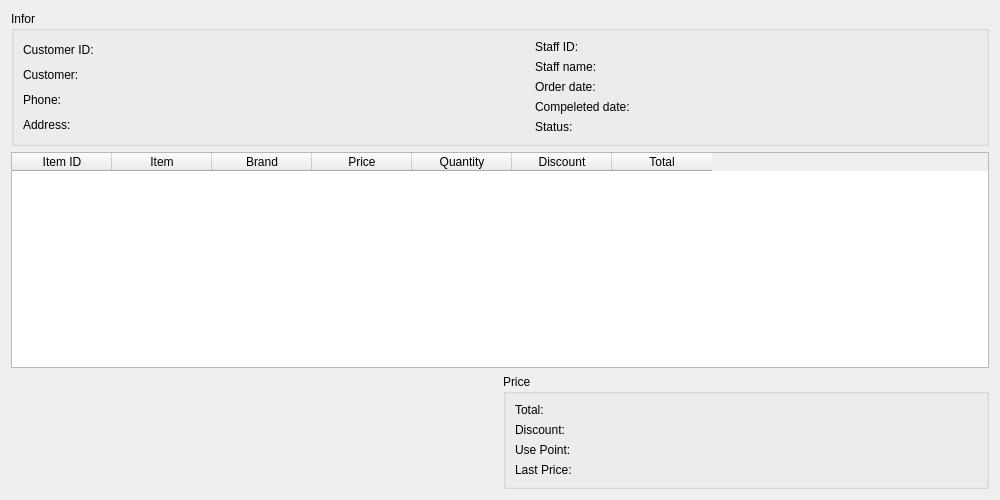
<?xml version="1.0" encoding="UTF-8"?>
<ui version="4.0">
 <class>OrderDetailForm</class>
 <widget class="QDialog" name="OrderDetailForm">
  <property name="geometry">
   <rect>
    <x>0</x>
    <y>0</y>
    <width>1000</width>
    <height>500</height>
   </rect>
  </property>
  <property name="windowTitle">
   <string>Order detail</string>
  </property>
  <layout class="QGridLayout" name="gridLayout">
   <item row="1" column="0" colspan="2">
    <widget class="QTableWidget" name="tableWidget">
     <property name="editTriggers">
      <set>QAbstractItemView::NoEditTriggers</set>
     </property>
     <property name="selectionMode">
      <enum>QAbstractItemView::NoSelection</enum>
     </property>
     <property name="selectionBehavior">
      <enum>QAbstractItemView::SelectRows</enum>
     </property>
     <attribute name="verticalHeaderVisible">
      <bool>false</bool>
     </attribute>
     <column>
      <property name="text">
       <string>Item ID</string>
      </property>
     </column>
     <column>
      <property name="text">
       <string>Item</string>
      </property>
     </column>
     <column>
      <property name="text">
       <string>Brand</string>
      </property>
     </column>
     <column>
      <property name="text">
       <string>Price</string>
      </property>
     </column>
     <column>
      <property name="text">
       <string>Quantity</string>
      </property>
     </column>
     <column>
      <property name="text">
       <string>Discount</string>
      </property>
     </column>
     <column>
      <property name="text">
       <string>Total</string>
      </property>
     </column>
    </widget>
   </item>
   <item row="2" column="0">
    <spacer name="horizontalSpacer_2">
     <property name="orientation">
      <enum>Qt::Horizontal</enum>
     </property>
     <property name="sizeHint" stdset="0">
      <size>
       <width>361</width>
       <height>20</height>
      </size>
     </property>
    </spacer>
   </item>
   <item row="2" column="1">
    <widget class="QGroupBox" name="groupBox_2">
     <property name="title">
      <string>Price</string>
     </property>
     <layout class="QHBoxLayout" name="horizontalLayout_2" stretch="0,1">
      <item>
       <layout class="QVBoxLayout" name="verticalLayout">
        <item>
         <widget class="QLabel" name="label_5">
          <property name="text">
           <string>Total:</string>
          </property>
         </widget>
        </item>
        <item>
         <widget class="QLabel" name="label_6">
          <property name="text">
           <string>Discount:</string>
          </property>
         </widget>
        </item>
        <item>
         <widget class="QLabel" name="label_7">
          <property name="text">
           <string>Use Point:</string>
          </property>
         </widget>
        </item>
        <item>
         <widget class="QLabel" name="label_8">
          <property name="text">
           <string>Last Price:</string>
          </property>
         </widget>
        </item>
       </layout>
      </item>
      <item>
       <layout class="QVBoxLayout" name="verticalLayout_2">
        <item>
         <widget class="QLabel" name="total">
          <property name="text">
           <string/>
          </property>
         </widget>
        </item>
        <item>
         <widget class="QLabel" name="discount">
          <property name="text">
           <string/>
          </property>
         </widget>
        </item>
        <item>
         <widget class="QLabel" name="usePoint">
          <property name="text">
           <string/>
          </property>
         </widget>
        </item>
        <item>
         <widget class="QLabel" name="lastPrice">
          <property name="text">
           <string/>
          </property>
         </widget>
        </item>
       </layout>
      </item>
     </layout>
    </widget>
   </item>
   <item row="0" column="0" colspan="2">
    <widget class="QGroupBox" name="groupBox">
     <property name="title">
      <string>Infor</string>
     </property>
     <layout class="QHBoxLayout" name="horizontalLayout" stretch="0,1,0,0,1">
      <item>
       <layout class="QVBoxLayout" name="verticalLayout_3">
        <item>
         <widget class="QLabel" name="lblCustomerID">
          <property name="minimumSize">
           <size>
            <width>60</width>
            <height>0</height>
           </size>
          </property>
          <property name="text">
           <string>Customer ID:</string>
          </property>
         </widget>
        </item>
        <item>
         <widget class="QLabel" name="lblCustomer">
          <property name="text">
           <string>Customer:</string>
          </property>
         </widget>
        </item>
        <item>
         <widget class="QLabel" name="label_2">
          <property name="text">
           <string>Phone:</string>
          </property>
         </widget>
        </item>
        <item>
         <widget class="QLabel" name="label_3">
          <property name="text">
           <string>Address:</string>
          </property>
         </widget>
        </item>
       </layout>
      </item>
      <item>
       <layout class="QVBoxLayout" name="verticalLayout_4">
        <item>
         <widget class="QLabel" name="customerID">
          <property name="text">
           <string/>
          </property>
         </widget>
        </item>
        <item>
         <widget class="QLabel" name="customer">
          <property name="text">
           <string/>
          </property>
         </widget>
        </item>
        <item>
         <widget class="QLabel" name="phone">
          <property name="text">
           <string/>
          </property>
         </widget>
        </item>
        <item>
         <widget class="QLabel" name="address">
          <property name="text">
           <string/>
          </property>
         </widget>
        </item>
       </layout>
      </item>
      <item>
       <spacer name="horizontalSpacer">
        <property name="orientation">
         <enum>Qt::Horizontal</enum>
        </property>
        <property name="sizeHint" stdset="0">
         <size>
          <width>88</width>
          <height>20</height>
         </size>
        </property>
       </spacer>
      </item>
      <item>
       <layout class="QVBoxLayout" name="verticalLayout_5">
        <item>
         <widget class="QLabel" name="label_20">
          <property name="text">
           <string>Staff ID:</string>
          </property>
         </widget>
        </item>
        <item>
         <widget class="QLabel" name="label_21">
          <property name="text">
           <string>Staff name:</string>
          </property>
         </widget>
        </item>
        <item>
         <widget class="QLabel" name="label_17">
          <property name="text">
           <string>Order date:</string>
          </property>
         </widget>
        </item>
        <item>
         <widget class="QLabel" name="label_18">
          <property name="text">
           <string>Compeleted date:</string>
          </property>
         </widget>
        </item>
        <item>
         <widget class="QLabel" name="label_19">
          <property name="text">
           <string>Status:</string>
          </property>
         </widget>
        </item>
       </layout>
      </item>
      <item>
       <layout class="QVBoxLayout" name="verticalLayout_6">
        <item>
         <widget class="QLabel" name="staffID">
          <property name="text">
           <string/>
          </property>
         </widget>
        </item>
        <item>
         <widget class="QLabel" name="staff">
          <property name="text">
           <string/>
          </property>
         </widget>
        </item>
        <item>
         <widget class="QLabel" name="orderDate">
          <property name="text">
           <string/>
          </property>
         </widget>
        </item>
        <item>
         <widget class="QLabel" name="completedDate">
          <property name="text">
           <string/>
          </property>
         </widget>
        </item>
        <item>
         <widget class="QLabel" name="status">
          <property name="text">
           <string/>
          </property>
         </widget>
        </item>
       </layout>
      </item>
     </layout>
    </widget>
   </item>
  </layout>
 </widget>
 <resources/>
 <connections/>
</ui>
